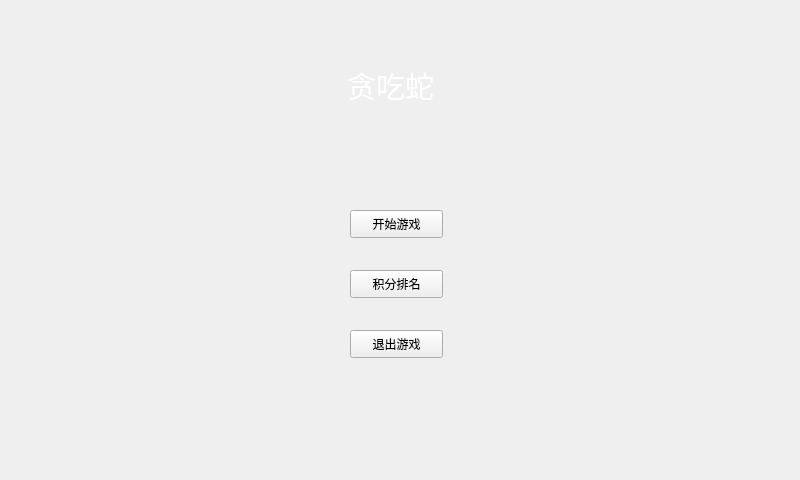
<?xml version="1.0" encoding="UTF-8"?>
<ui version="4.0">
 <class>MainWindow</class>
 <widget class="QMainWindow" name="MainWindow">
  <property name="geometry">
   <rect>
    <x>0</x>
    <y>0</y>
    <width>800</width>
    <height>480</height>
   </rect>
  </property>
  <property name="minimumSize">
   <size>
    <width>800</width>
    <height>480</height>
   </size>
  </property>
  <property name="maximumSize">
   <size>
    <width>800</width>
    <height>480</height>
   </size>
  </property>
  <property name="windowTitle">
   <string>贪吃蛇</string>
  </property>
  <property name="animated">
   <bool>false</bool>
  </property>
  <property name="documentMode">
   <bool>true</bool>
  </property>
  <widget class="QWidget" name="centralWidget">
   <widget class="QLabel" name="label">
    <property name="geometry">
     <rect>
      <x>310</x>
      <y>60</y>
      <width>161</width>
      <height>51</height>
     </rect>
    </property>
    <property name="text">
     <string>&lt;html&gt;&lt;head/&gt;&lt;body&gt;&lt;p&gt;&lt;img src=&quot;:/snake.png&quot;/&gt;&lt;span style=&quot; font-size:22pt; color:#ffffff;&quot;&gt;贪吃蛇&lt;/span&gt;&lt;/p&gt;&lt;/body&gt;&lt;/html&gt;</string>
    </property>
    <property name="pixmap">
     <pixmap resource="res.qrc">:/snake.png</pixmap>
    </property>
    <property name="scaledContents">
     <bool>false</bool>
    </property>
    <property name="alignment">
     <set>Qt::AlignCenter</set>
    </property>
    <property name="wordWrap">
     <bool>false</bool>
    </property>
   </widget>
   <widget class="QPushButton" name="scoreButton">
    <property name="geometry">
     <rect>
      <x>350</x>
      <y>270</y>
      <width>93</width>
      <height>28</height>
     </rect>
    </property>
    <property name="text">
     <string>积分排名</string>
    </property>
   </widget>
   <widget class="QPushButton" name="endButto">
    <property name="geometry">
     <rect>
      <x>350</x>
      <y>330</y>
      <width>93</width>
      <height>28</height>
     </rect>
    </property>
    <property name="text">
     <string>退出游戏</string>
    </property>
   </widget>
   <widget class="QPushButton" name="startButton">
    <property name="geometry">
     <rect>
      <x>350</x>
      <y>210</y>
      <width>93</width>
      <height>28</height>
     </rect>
    </property>
    <property name="text">
     <string>开始游戏</string>
    </property>
   </widget>
  </widget>
 </widget>
 <layoutdefault spacing="6" margin="11"/>
 <resources>
  <include location="res.qrc"/>
 </resources>
 <connections/>
</ui>
